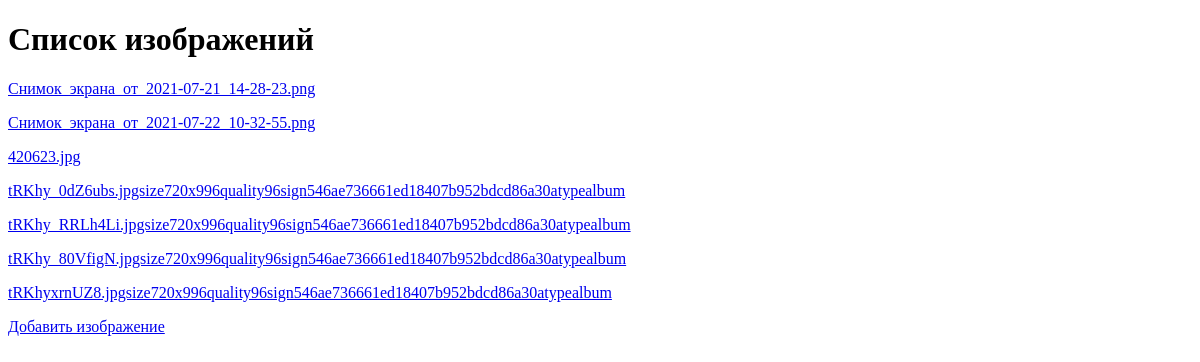
Before: / with the older database file.
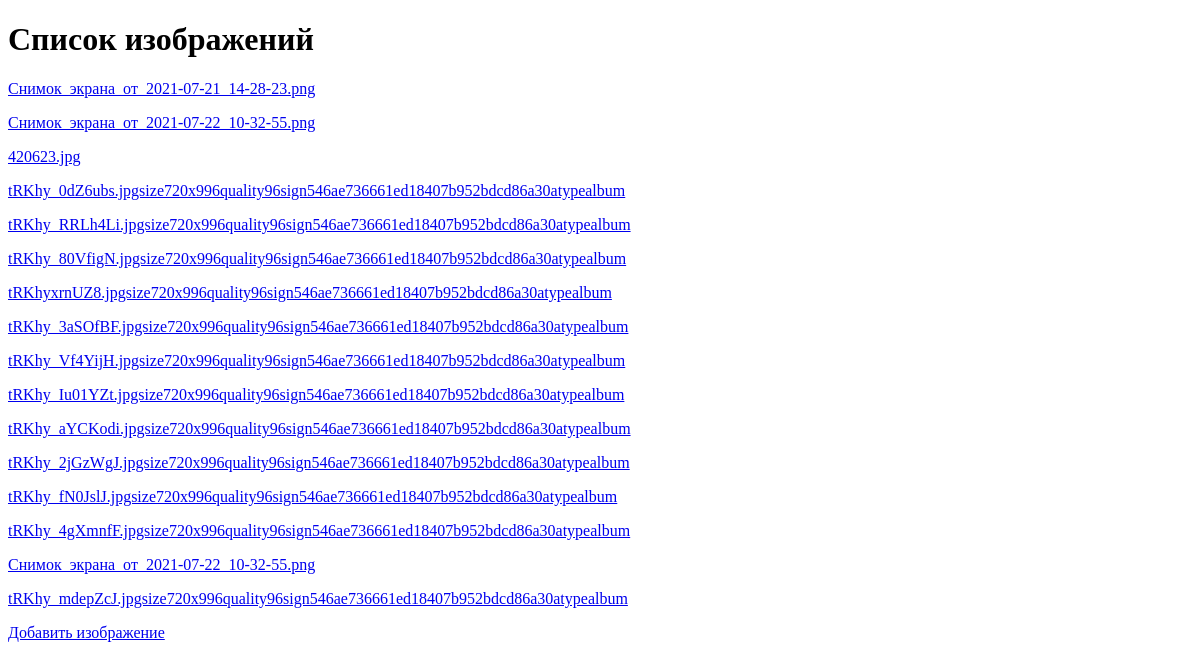
After: the same page with the newer database file.
### images/models.py (models this page shows, shortened)
class Image(models.Model):
    IMAGE_TYPES = {
        '.jpg': 'JPEG',
        '.jpeg': 'JPEG',
        '.gif': 'GIF',
        '.png': 'PNG'
    }
    image = models.ImageField(
        upload_to='images/%Y/%m/%d/',
        null=True,
        blank=True,
        verbose_name='Файл'
    )
    formatted_image = models.ImageField(
        upload_to='images/%Y/%m/%d/',
        null=True,
        blank=True,
        verbose_name='Отформатированное изображение'
    )
    image_url = models.URLField(blank=True, null=True, verbose_name='Ссылка')
    class Meta:
        verbose_name = 'Изображение'
    def get_absolute_url(self):
        return reverse('image_detail', kwargs={'pk': self.pk})
    def __str__(self):
        return self.image.name.split('/')[-1]

### images/views.py (the view)
# urls.py: path('', HomeView.as_view(), name='home'),
class HomeView(ListView):
    model = Image
    template_name = 'images/index.html'
    context_object_name = 'images'

### images/templates/images/index.html (shortened to what this page needs)
<!DOCTYPE html>
<html lang="en">
<head>
</head>
<body>
<h1>Список изображений</h1>
{% if images %}
    {% for image in images %}
    <p><a href="{{ image.get_absolute_url }}">{{ image }}</a></p>
    {% endfor %}
{% else %}
    Нет доступных изображений
{% endif %}
<p><a href="{% url 'upload_image' %}">Добавить изображение</a></p>
</body>
</html>

Changed rows visible on the page:
added Image: image "tRKhy_3aSOfBF.jpgsize720x996quality96sign546ae736661ed18407b952bdcd86a30atypealbum"
added Image: image "tRKhy_Vf4YijH.jpgsize720x996quality96sign546ae736661ed18407b952bdcd86a30atypealbum"
added Image: image "tRKhy_Iu01YZt.jpgsize720x996quality96sign546ae736661ed18407b952bdcd86a30atypealbum"
added Image: image "tRKhy_aYCKodi.jpgsize720x996quality96sign546ae736661ed18407b952bdcd86a30atypealbum"
added Image: image "tRKhy_2jGzWgJ.jpgsize720x996quality96sign546ae736661ed18407b952bdcd86a30atypealbum"
added Image: image "tRKhy_fN0JslJ.jpgsize720x996quality96sign546ae736661ed18407b952bdcd86a30atypealbum"
added Image: image "tRKhy_4gXmnfF.jpgsize720x996quality96sign546ae736661ed18407b952bdcd86a30atypealbum"
added Image: image "Снимок_экрана_от_2021-07-22_10-32-55.png"
added Image: image "tRKhy_mdepZcJ.jpgsize720x996quality96sign546ae736661ed18407b952bdcd86a30atypealbum"
